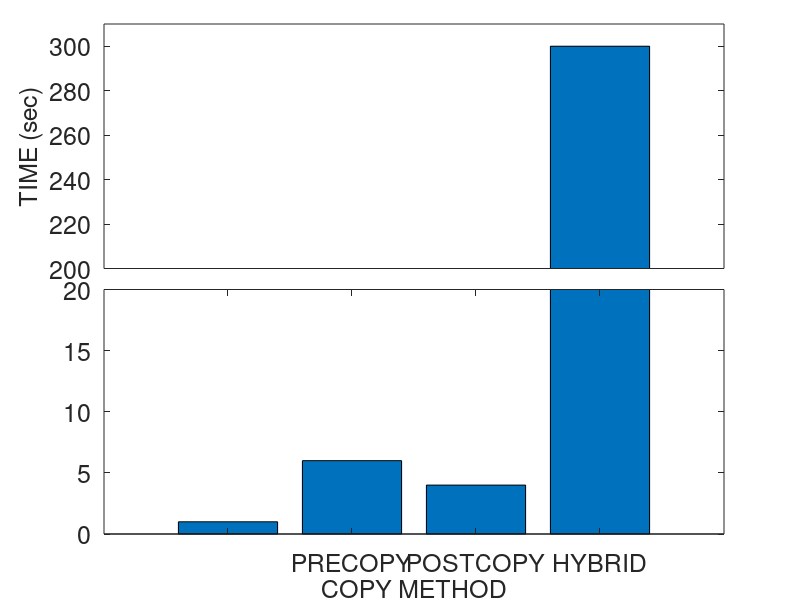
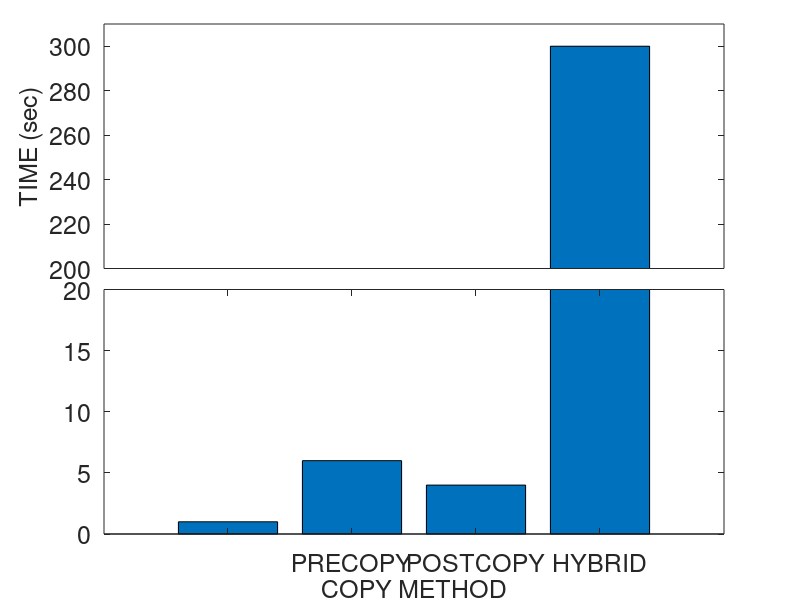
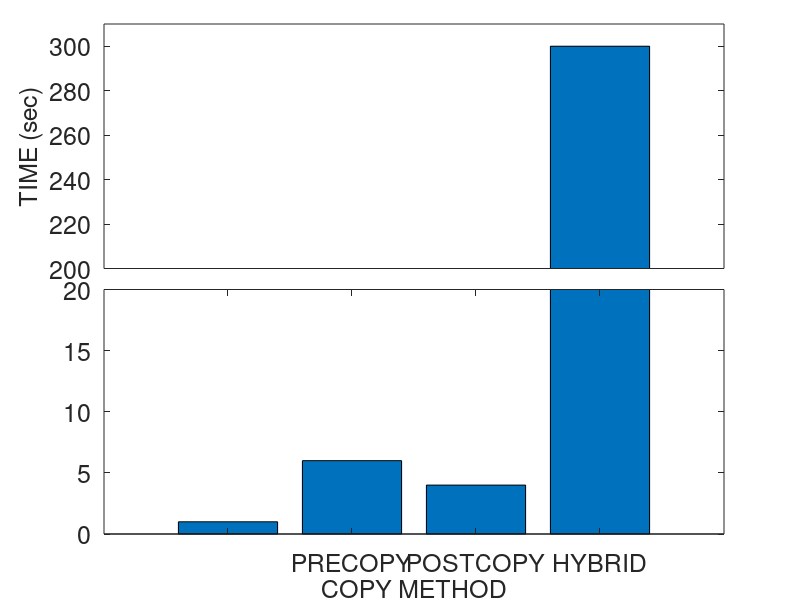

Write MATLAB code to recreate these figures, in order.
a=[1 6 4 300];
x = {'', 'PRECOPY', 'POSTCOPY', 'HYBRID', 'PRO-HYBRID', ''};

fontsize = 18;

ylim1=[0 20];
%ylim2=[100 300];
%ylim2=[200 400];
ylim2=[200 310];
xlim=[0 length(a)+1];

figure;

% retrieve your default axis pos
clf;
p0=get(gca,'position')
delete(gcf);

% create axis1
%a1=axes('position',[p0(1) p0(2) p0(3)/2-.025 p0(4)]);
a1=axes('position',[p0(1) p0(2) p0(3) p0(4)/2]);
%barh(a);
bar(a);
%set(a1,'ylim',ylim1);
set(a1,'ylim',ylim1, 'XTickLabel', x, 'FontSize', fontsize);
xlabel('COPY METHOD', 'FontSize', fontsize);
%ylabel('TIME', 'FontSize', fontsize);

%box off;

% create axis2
%a2=axes('position',[p0(1)+p0(3)/2+.025 p0(2) p0(3)/2-.025 p0(4)]);
a2=axes('position',[p0(1) p0(4)/2+.145 p0(3) p0(4)/2])
%a2=axes('position',[p0(1) p0(2) p0(3) p0(4)/2]);
%barh(a);
bar(a);

%set(a2,'ylim',ylim1);
set(a2,'ylim',ylim2, 'FontSize', fontsize);
%ylim(ylim2);
%set(a2,'xlim',xlim,'ylim',ylim2);
set(a2,'xtick',[]);
%set(a2,'xcolor',get(a2,'color'));
ylabel('TIME (sec)', 'FontSize', fontsize);
%box off

%%%%%%%%%%%%%%%% plotting %%%%%%%%%%%%%%%%%%%%%
output = "break_axis";

%figure;
saveas(1, strcat(output, ".png"));
saveas(1, strcat(output, ".emf"));
saveas(1, strcat(output, ".eps"));

%box off
